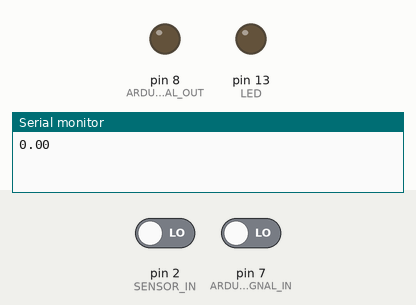
This sketch was run on a simulated Arduino Uno, built with avr-gcc and run on an emulated ATmega328P. Parts: output pins drawn as LEDs (lit = HIGH), the last lines printed to the serial monitor. Dashed ring = blinking. Inputs (shaded band) come from the test bench; at power-on: pin 7 (ARDUINO_SIGNAL_IN) LOW, pin 2 (SENSOR_IN) LOW. EEPROM starts erased.

Above: at 1.2 s.
1.3 s: pin 7 (ARDUINO_SIGNAL_IN) driven HIGH
At 2.7 s:
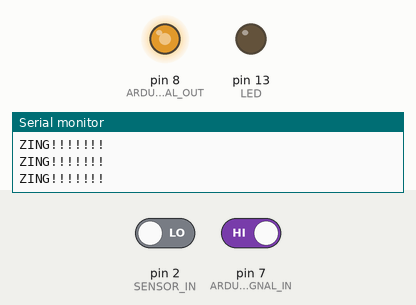
3.0 s: pin 2 (SENSOR_IN) driven HIGH
At 3.36 s:
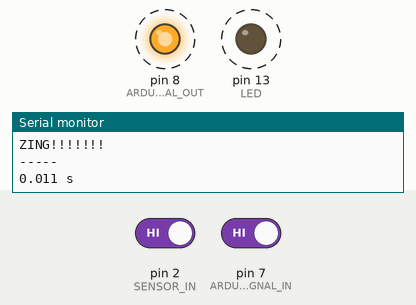
6.0 s: pin 2 (SENSOR_IN) driven LOW
9.0 s: pin 7 (ARDUINO_SIGNAL_IN) driven LOW
At 9.3 s:
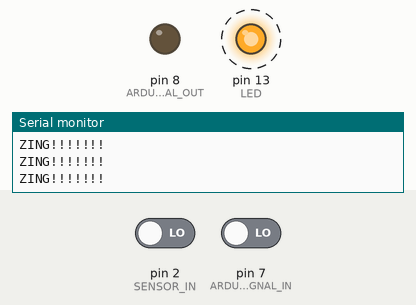
12.0 s: pin 2 (SENSOR_IN) driven HIGH
At 13.1 s:
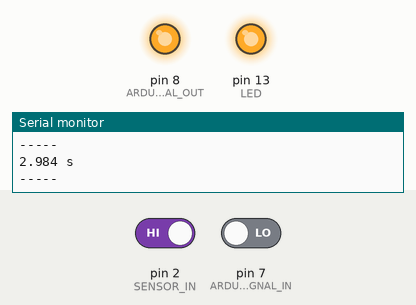
13.5 s: pin 2 (SENSOR_IN) driven LOW and pin 7 (ARDUINO_SIGNAL_IN) driven HIGH
At 14.16 s:
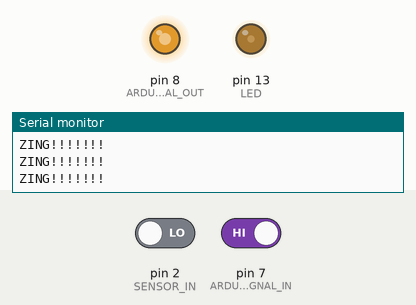
Timing chart, 0 to 17.5 s (numbered marks = the images above; inputs shaded):
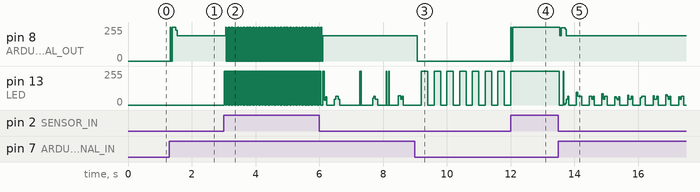

The sketch:

splits.ino
```cpp
#include <Bounce2.h>
#include <EEPROM.h>

#define LED 13
#define ARDUINO_SIGNAL_OUT 8
#define ARDUINO_SIGNAL_IN 7
#define SENSOR_IN 2

#define BEST_TIME_ADDRESS 0

unsigned long split_time = 0;
unsigned long start_time = 0;

float best_time = 0;

Bounce sensor_debounce = Bounce();
Bounce arduino_debounce = Bounce();

void setup() {
  pinMode(LED, OUTPUT);
  pinMode(ARDUINO_SIGNAL_OUT, OUTPUT);

  digitalWrite(ARDUINO_SIGNAL_OUT, LOW);

  sensor_debounce.attach(SENSOR_IN);
  sensor_debounce.interval(5);
  arduino_debounce.attach(ARDUINO_SIGNAL_IN);
  arduino_debounce.interval(20);

  float foo = 0.00f;
  EEPROM.put(BEST_TIME_ADDRESS, foo);

  float stored_time;
  EEPROM.get(BEST_TIME_ADDRESS, stored_time);
  if (stored_time > 0) {
    best_time = stored_time;
  }

  Serial.begin(9600);
  Serial.println(stored_time);
}

void loop() {
  sensor_debounce.update();
  arduino_debounce.update();

  int sensor_value = sensor_debounce.read();
  int arduino_value = arduino_debounce.read();

  if (sensor_value == HIGH) {
    split_time = millis();

    digitalWrite(LED, HIGH);
    if (start_time == 0) {
      notify_next();
    }

    if (start_time > 0) {
      float final_time = calc_time(start_time, split_time);
      Serial.println("-----");
      Serial.print(final_time, 3);
      Serial.println(" s");
      Serial.println("-----");
      start_time = 0;

      if (best_time == 0 || final_time < best_time) {
        Serial.println("!!! NEW RECORD !!!");
        best_time = final_time;
        store_best_time(best_time);
      }
    }
  }

  float some_time = calc_time(start_time, millis());
  if (best_time != 0 && start_time != 0 && some_time > best_time) {
    flashing_led();
  }

  if (arduino_value == HIGH) {
    Serial.println("ZING!!!!!!!");
    start_time = millis();
    digitalWrite(LED, LOW);
    notify_next();
  }
}

void store_best_time(float f) {
  EEPROM.put(BEST_TIME_ADDRESS, best_time);
}

void notify_next() {
  digitalWrite(ARDUINO_SIGNAL_OUT, HIGH);
  delay(10);
  digitalWrite(ARDUINO_SIGNAL_OUT, LOW);
}

void flashing_led() {
  if (millis() / 200 % 2 == 0) {
    digitalWrite(LED, HIGH);
  } else {
    digitalWrite(LED, LOW);
  }
}

float calc_time(long start_millis, long stop_millis) {
  long ms = stop_millis - start_millis;

  return ms / 1000.0;
}
```

Measured:
- after the input at 1.3 s, pin 8 (ARDUINO_SIGNAL_OUT): 0/255 → 252/255 at once, → 188/255 0.18 s later
- after the input at 3.0 s, pin 8 (ARDUINO_SIGNAL_OUT): alternates 255/255 for 0.01 s and 0/255 for 0.03 s, starting after 0.07 s; pin 13 (LED): alternates 255/255 for 0.03 s and 0/255 for 0.01 s, starting at once
- after the input at 9.0 s, pin 8 (ARDUINO_SIGNAL_OUT): 191/255 → 0/255 after 0.07 s
- after the input at 12.0 s, pin 8 (ARDUINO_SIGNAL_OUT): 0/255 → 254/255 at once; pin 13 (LED): goes on until 12.0 s, then stays 255/255
- after the input at 13.5 s, pin 8 (ARDUINO_SIGNAL_OUT): 254/255 → 250/255 after 0.05 s, → 188/255 0.16 s later
